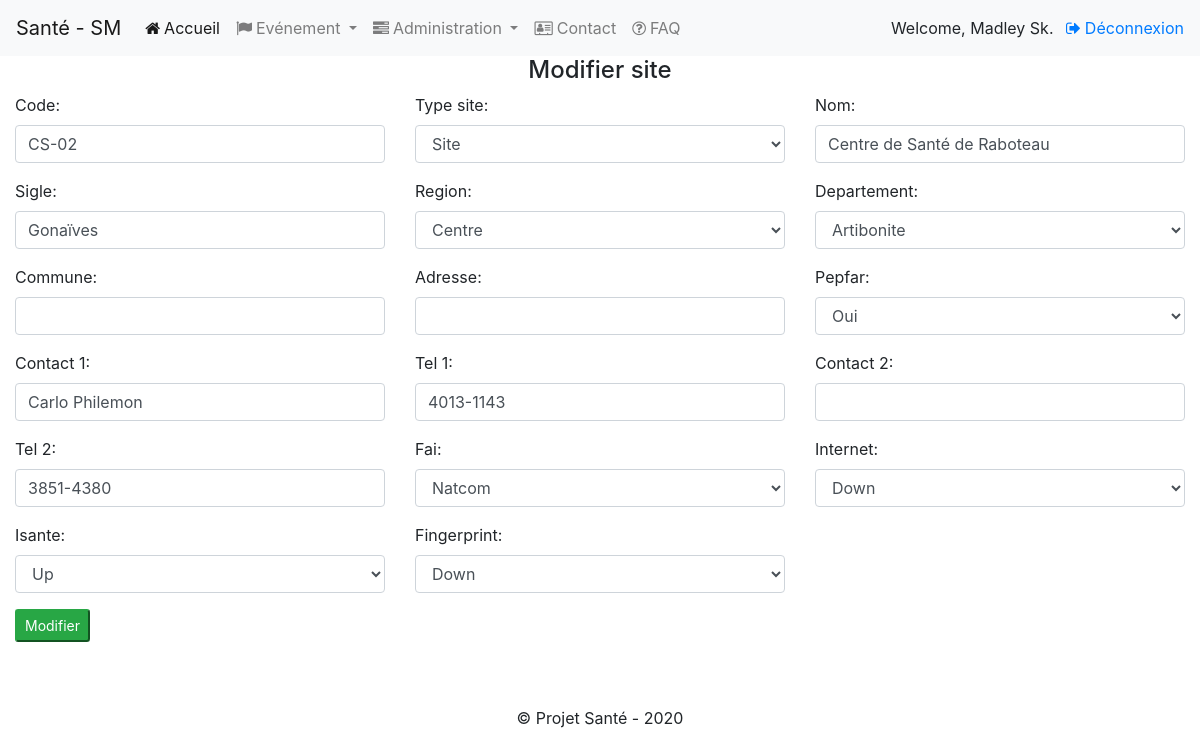
/edit_site/6 (signed in), run on the app's committed database.
### smonitoring/models.py (models this page shows, shortened)
class Site(models.Model):
	code = models.CharField(max_length=10,unique=True)
	type_site = models.CharField(max_length=10, choices =[('site','Site'),('bureau','Bureau')])
	nom = models.CharField(max_length=100)
	sigle = models.CharField(max_length=10, default=None, blank=True,null=True)
	region = models.ForeignKey(Region,on_delete=models.CASCADE, related_name="nom_reg")
	departement = models.ForeignKey(Departement,on_delete=models.CASCADE, related_name="dept_ref")
	commune = models.CharField(max_length=100)
	adresse = models.CharField(max_length=100, default=None, blank=True,null=True)
	pepfar = models.CharField(max_length=10, choices = PEPFAR_CHOICES)
	contact_1 = models.CharField(max_length=100)
	tel_1 = models.CharField(max_length=100)
	contact_2 = models.CharField(max_length=100, default=None, blank=True,null=True)
	tel_2 = models.CharField(max_length=100, default=None, blank=True,null=True)
	fai = models.CharField(max_length=100, choices= FAI_CHOICES)
	internet = models.CharField(max_length=15, choices = EL_CHOICES)
	isante = models.CharField(max_length=15, choices = EL_CHOICES)
	fingerprint = models.CharField(max_length=15, choices = EL_CHOICES)

### smonitoring/views.py (the view)
# urls.py: path("edit_site/<int:id_site>",views.edit_site,name="edit_site"),
@login_required
def edit_site(request,id_site):
	context = {
		"page_title": 'Modifier site'
	}
	try:
		site= Site.objects.get(pk=id_site)
	except Site.DoesNotExist:
		return HttpResponseRedirect(reverse('list_sites'))
	if request.method == 'POST':
		form = SiteEditForm(request.POST,instance=site)
		format_form_field(form)
		if form.is_valid():
			site_edited = form.save()
			return HttpResponseRedirect(reverse('list_sites'))
	else:
		form = SiteEditForm(instance=site)
		format_form_field(form)
	context['form']= form
	return render(request, 'site_edit.html', context)

### smonitoring/forms.py
class SiteEditForm(ModelForm):
	class Meta:
		model = Site
		fields = ['code','type_site','nom','sigle','region','departement'\
		,'commune','adresse','pepfar','contact_1','tel_1','contact_2',\
		'tel_2','fai','internet','isante','fingerprint']

### smonitoring/fonctions.py (called while the page is built)
def format_form_field(form):
	for f in form:
		if not isinstance(f.field.widget, forms.SelectDateWidget):
			f.field.widget.attrs.update({'class':'form-control'})

### smonitoring/models.py (called while the page is built)
	def __str__(self):
		return self.nom_region

	def __str__(self):
		return self.nom_departement

### smonitoring/templates/site_edit.html
{% extends "layout.html" %}
{% block body %}
<section class="content">
	<h4 class="text-center">{{ page_title }}</h4>
	<form method=post>{% csrf_token%}
		<div class="row">
		{% include "_formhelpers.html" %}
		<div class="form-group col-md-6">
			<button type="submit" class="btn-sm btn-success">Modifier</button>
		</div>
		</div>
	</form>
</section>
{% endblock %}

### smonitoring/templates/layout.html (shortened to what this page needs)
<!DOCTYPE html>
<html>
<head>
	<link rel="stylesheet" href="https://maxcdn.bootstrapcdn.com/bootstrap/4.4.1/css/bootstrap.min.css">
	<link rel="stylesheet" href="https://unpkg.com/bootstrap-table@1.16.0/dist/bootstrap-table.min.css">
	<link rel="stylesheet" href="https://stackpath.bootstrapcdn.com/font-awesome/4.7.0/css/font-awesome.min.css">
	{% load static %}
	<link rel="stylesheet" href="{%  static 'css/mystyle.css' %}">
</head>
<body>
	<nav class="navbar sticky-top navbar-expand-lg navbar-light bg-light">
	  <a class="navbar-brand" href="{% url 'home' %}">Santé - SM</a>
	  <div class="collapse navbar-collapse" id="navbarSupportedContent">
		<ul class="navbar-nav mr-auto">
		  <li class="nav-item active">
			<a class="nav-link" href="{% url 'home' %}"><span class="fa fa-home">&nbsp;</span>Accueil <span class="sr-only">(current)</span></a>
		  </li>
		{% if user.is_authenticated %}
		<li class="nav-item dropdown">
			<a class="nav-link dropdown-toggle" href="#" id="navbarDropdown" role="button" data-toggle="dropdown" aria-haspopup="true" aria-expanded="false">
			<span class="fa fa-flag">&nbsp;</span>Evénement
			</a>
		</li>
		{% endif %}
		{% if user.is_staff %}
		<li class="nav-item dropdown">
			<a class="nav-link dropdown-toggle" href="#" id="navbarDropdown" role="button" data-toggle="dropdown" aria-haspopup="true" aria-expanded="false">
			<span class="fa fa-tasks">&nbsp;</span>Administration
			</a>
		</li>
		{% endif %}
		  <li class="nav-item">
			<a class="nav-link" href="#"><span class="fa fa-address-card-o">&nbsp;</span>Contact</a>
		  </li>
		  <li class="nav-item">
			<a class="nav-link" href="#" title="Foire aux questions" ><span class="fa fa-question-circle-o">&nbsp;</span>FAQ</a>
		  </li>
		</ul>
		<div class="pull-right">
			{% if user.is_authenticated %}
				{% if user.first_name %}
					<span class="togle-case mr-2">Welcome, {{ user.first_name }} </span>
				{% else %}
					<span class="togle-case  mr-2">Welcome, {{ user.username }} </span>
				{% endif %}
			<a href= "{% url 'logout' %}" ><span class="fa fa-sign-out">&nbsp;</span>Déconnexion</a>
			{% else %}
			<a class="mr-2" href="#" ><span class="fa fa-user">&nbsp;</span>Inscription</a>
			<a class="" href="{% url 'login' %}" ><span class="fa fa-sign-in">&nbsp;</span>Connexion</a>
			{% endif %}
		</div>
	  </div>
	</nav>
	<div class="container-fluid" style="min-height:200px;">
		{% block body %}
		{% endblock body %}
	</div>
	<footer class="footer text-center mt-5">
		<p class="">&copy; Projet Santé - 2020</p>
	</footer>
</body>
</html>

### smonitoring/templates/_formhelpers.html (shortened to what this page needs)
{% for field in form %}
	{% if not field.is_hidden %}
	<div class="form-group col-sm-12 col-md-4">
		{{field.label_tag}}
		{{field}}
	</div>
	{% endif %}
{% endfor %}

### smonitoring/static/css/mystyle.css (style rules this page uses)
.togle-case { text-transform: capitalize; }

### data on the page
Site: form "CS-02" "Site" "Centre de Santé de Raboteau" "Gonaïves" "Centre" "Artibonite" "Oui" "Carlo Philemon" "4013-1143" "3851-4380" "Natcom" "Down" "Up" "Down"

### other printed values
{{ user.first_name }} "Madley Sk."
{{ page_title }} "Modifier site"
{{ field.label_tag }} "Code:" "Type site:" "Nom:" "Sigle:" "Region:" "Departement:" "Commune:" "Adresse:" "Pepfar:" "Contact 1:" "Tel 1:" "Contact 2:" "Tel 2:" "Fai:" "Internet:" "Isante:" "Fingerprint:"
